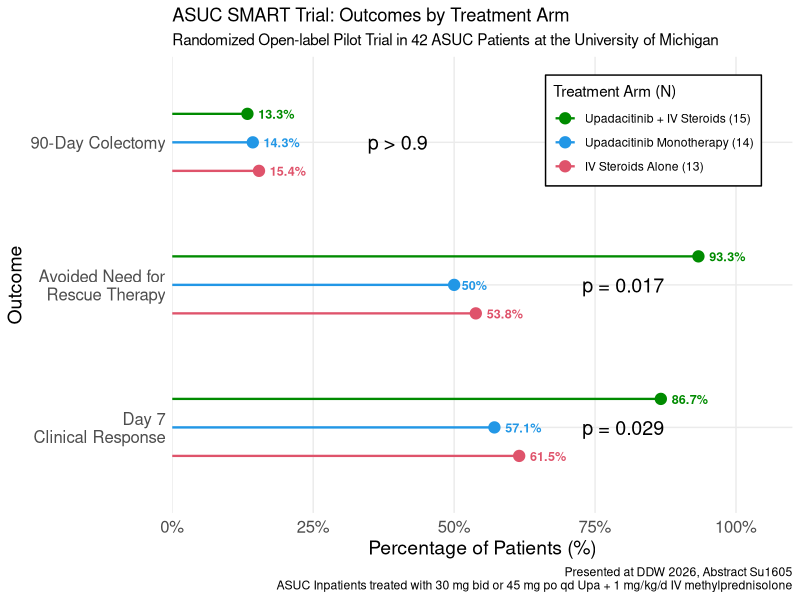
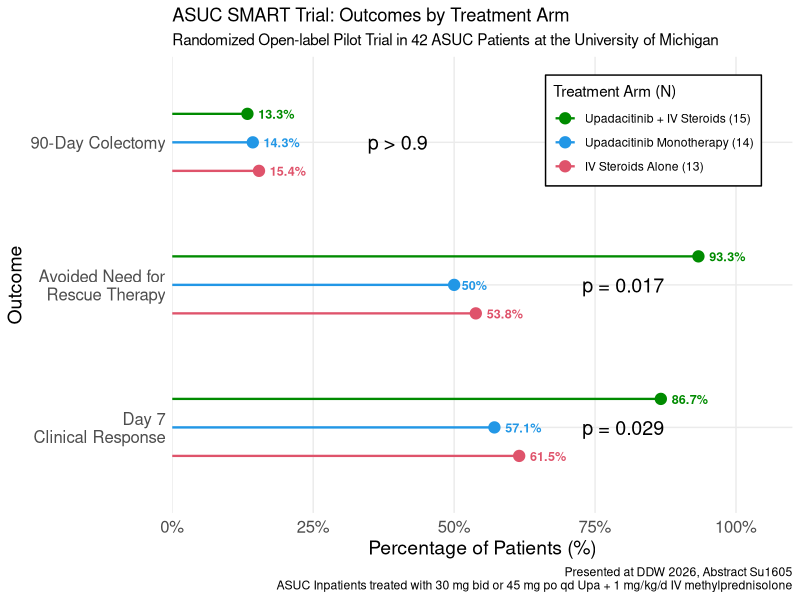

Write the R code that produced these figures, in order.
# data from ASUC SMART Trial inpatient

library(tidyverse)
# in percentages
data <- tibble::tribble(
  ~pt_id, ~arm, ~d7resp, ~avoid_rescue, ~colect_90d,
  1, 'upa', 1, 1, 0,
  2, 'upa', 1, 1, 0,
  3, 'upa', 1, 1, 0,
  4, 'upa', 1, 1, 0,
  5, 'upa', 1, 1, 0,
  6, 'upa', 1, 1, 0,
  7, 'upa', 1, 1, 0,
  8, 'upa', 1, 0, 0,
  9, 'upa', 0, 0, 0,
  10, 'upa', 0, 0, 0,
  11, 'upa', 0, 0, 0,
  12, 'upa', 0, 0, 0,
  13, 'upa', 0, 0, 1,
  14, 'upa', 0, 0, 1,
  15, 'upa+ivcs', 1, 1, 0,
  16, 'upa+ivcs', 1, 1, 0,
  17, 'upa+ivcs', 1, 1, 0,
  18, 'upa+ivcs', 1, 1, 0,
  19, 'upa+ivcs', 1, 1, 0,
  20, 'upa+ivcs', 1, 1, 0,
  21, 'upa+ivcs', 1, 1, 0,
  22, 'upa+ivcs', 1, 1, 0,
  23, 'upa+ivcs', 1, 1, 0,
  24, 'upa+ivcs', 1, 1, 0,
  25, 'upa+ivcs', 1, 1, 0,
  26, 'upa+ivcs', 1, 1, 0,
  27, 'upa+ivcs', 1, 1, 0,
  28, 'upa+ivcs', 0, 1, 1,
  29, 'upa+ivcs', 0, 0, 1,
  30, 'ivcs', 1, 1, 0,
  31, 'ivcs', 1, 1, 0,
  32, 'ivcs', 1, 1, 0,
  33, 'ivcs', 1, 1, 0,
  34, 'ivcs', 1, 1, 0,
  35, 'ivcs', 0, 1, 0,
  36, 'ivcs', 0, 1, 0,
  37, 'ivcs', 0, 0, 0,
  38, 'ivcs', 0, 0, 0,
  39, 'ivcs', 0, 0, 0,
  40, 'ivcs', 1, 0, 0,
  41, 'ivcs', 1, 0, 1,
  42, 'ivcs', 1, 0, 1,
)

plot_data <- data %>%
  pivot_longer(
    cols = c(d7resp, avoid_rescue, colect_90d),
    names_to = "outcome",
    values_to = "value"
  ) %>%
  group_by(arm, outcome) %>%
  summarize(pct = mean(value) * 100, .groups = "drop") %>%
  mutate(
    outcome = factor(
      outcome,
      levels = c("d7resp", "avoid_rescue", "colect_90d"),
      labels = c("Day 7\nClinical Response", "Avoided Need for\nRescue Therapy", "90-Day Colectomy")
    ),
    arm = factor(arm, levels = c("ivcs", "upa", "upa+ivcs"))
  )


# 3. Create Horizontal Lollipop Plot
pd <- position_dodge(width = 0.6)

ggplot(plot_data, aes(y = outcome, color = arm)) +
  geom_linerange(
    aes(xmin = 0, xmax = pct),
    position = pd,
    linewidth = 0.8
  ) +
  geom_point(
    aes(x = pct),
    position = pd,
    size = 3.5
  ) +
  geom_text(
    aes(x = pct, label = paste0(round(pct, 1), "%")),
    position = pd,
    fontface  = "bold",
    hjust = -0.3,
    size = 3.2,
    show.legend = FALSE
  ) +
  scale_x_continuous(
    labels = function(x) paste0(x, "%"),
    limits = c(0, 110),
    expand = c(0, 0)
  ) +
  scale_color_manual(values = c("green4", "#2297E6", "#DF536B"),
                     name = "Treatment Arm (N)",
                     limits = c("upa+ivcs", "upa", "ivcs"),
                     labels = c(
                       "upa+ivcs" = "Upadacitinib + IV Steroids (15)",
                       "upa"      = "Upadacitinib Monotherapy (14)",
                       "ivcs"     = "IV Steroids Alone (13)")
                     ) +
  labs(
    title = "ASUC SMART Trial: Outcomes by Treatment Arm",
    subtitle = "Randomized Open-label Pilot Trial in 42 ASUC Patients at the University of Michigan",
    x = "Percentage of Patients (%)",
    y = "Outcome",
    caption = "Presented at DDW 2026, Abstract Su1605\nASUC Inpatients treated with 30 mg bid or 45 mg po qd Upa + 1 mg/kg/d IV methylprednisolone"
  ) +
  annotate('text', x = 40, y =3, label = "p > 0.9", size = 5) +
  annotate('text', x = 80, y =2, label = "p = 0.017", size = 5) +
  annotate('text', x = 80, y =1, label = "p = 0.029", size = 5) +
  theme_minimal() +
  theme(
    panel.grid.minor = element_blank(),
    axis.text.y = element_text(size = 12),
    axis.text.x = element_text(size = 12),
    axis.title.y = element_text(size = 14),
    axis.title.x = element_text(size = 14),
    
    # Position legend inside top right
    legend.position = c(0.95, 0.96),
    legend.justification = c(1, 1),
    legend.direction = "vertical",
    
    # add a transparent background box behind the legend for clarity
    legend.background = element_rect(color = "black", fill = "white")
  )

ggsave('smart_trial.png', width = 8, height = 6)
